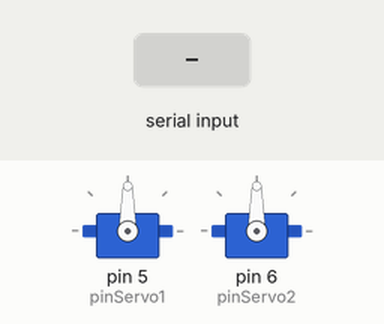
Simulated run of this sketch. Board: Arduino Uno, built with avr-gcc and run on an emulated ATmega328P. Shown: 2 × servo. The test bench sets the inputs (shaded band).

Above: at 1.2 s.
1.3 s: "1" received over the second serial link
At 2.5 s:
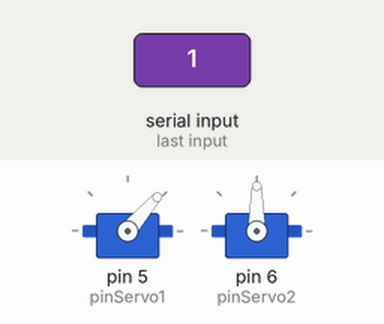
2.8 s: "0" received over the second serial link
At 3.6 s:
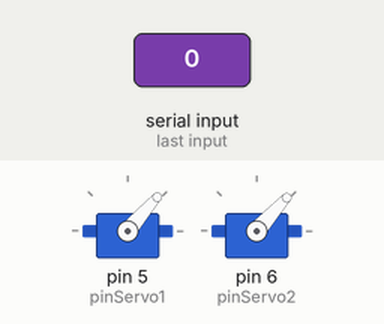
Timing chart, 0 to 5.8 s (numbered marks = the images above; inputs shaded):
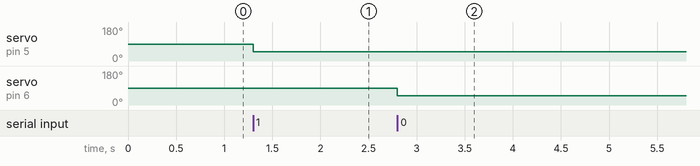

Measured:
- after the input at 1.3 s, servo on pin 5 (pinServo1): 90° → 49° at once
- after the input at 2.8 s, servo on pin 6 (pinServo2): 90° → 48° at once

The sketch:

controller.ino
```cpp
#include <Servo.h>
#include <SoftwareSerial.h>

SoftwareSerial bt232(9, 8); // RX, TX

#define pinServo1 5
#define pinServo2 6
Servo servo1, servo2;

bool getPos1;

void setup()
{
  //Serial.begin(9600);
  //while(!Serial);

  servo1.attach(pinServo1);
  servo2.attach(pinServo2);

  bt232.begin(9600);

  getPos1 = true;
}

void loop()
{
  while (bt232.available()) {
    if (getPos1) {
      int p1 = (int)(bt232.read() & 0xFF);
      //Serial.print("Received pos1:"); Serial.println(p1);
      servo1.write(p1);
      getPos1 = false;
    } else {
      int p2 = (int)(bt232.read() & 0xFF);
      //Serial.print("Received pos2:"); Serial.println(p2);
      servo2.write(p2);
      getPos1 = true;
    }
  }
}
```
